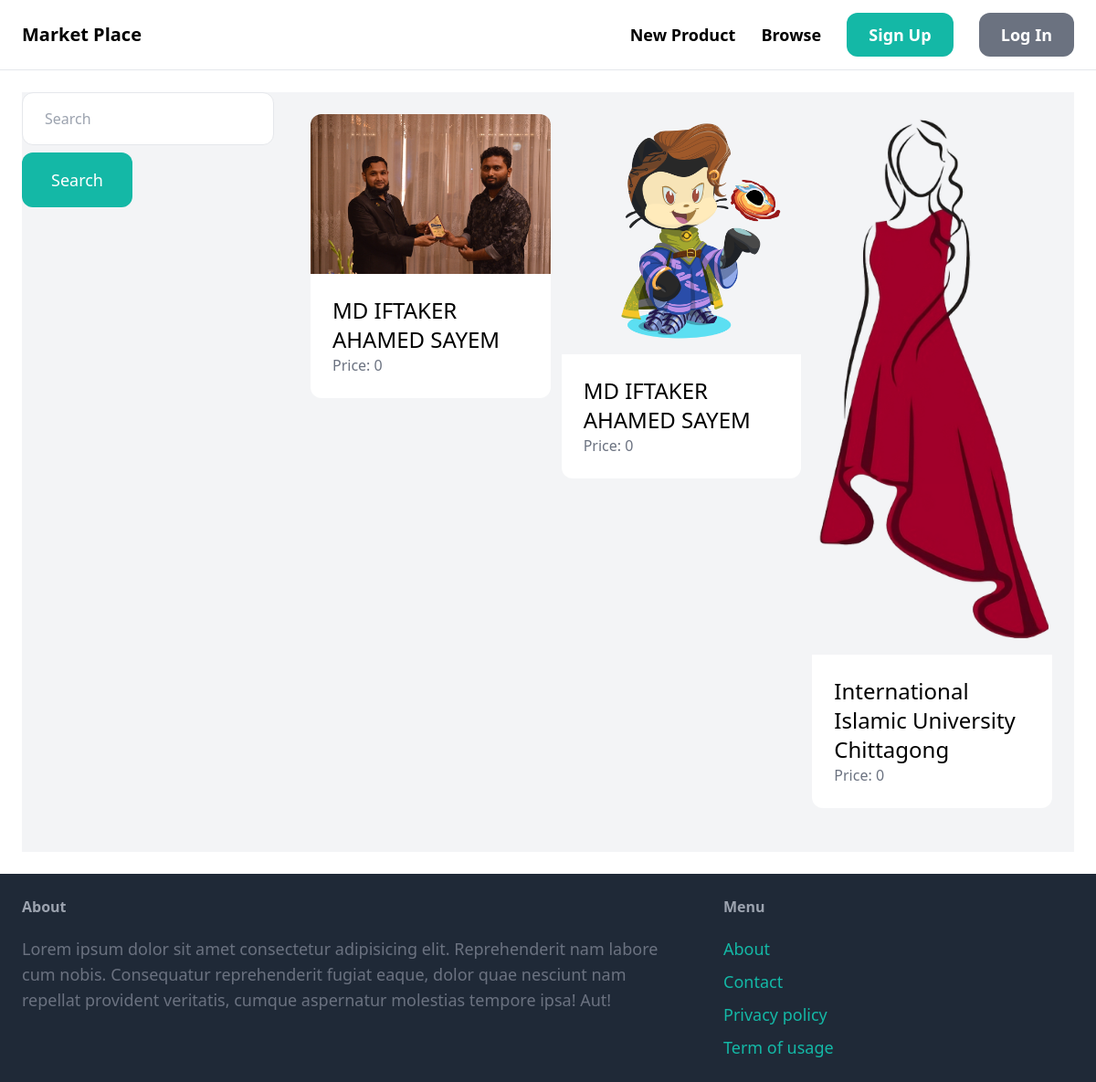
The app's page /item/search/ with its own data.
### item/models.py (models this page shows, shortened)
class Item(models.Model):
    category = models.ForeignKey(Category, related_name='items', on_delete=models.CASCADE)
    name = models.CharField(max_length=100)
    description = models.TextField()
    price = models.IntegerField()
    is_sold = models.BooleanField(default=False)
    created_at = models.DateTimeField(auto_now_add=True)
    created_by=models.ForeignKey(User, related_name='items', on_delete=models.CASCADE)
    image = models.ImageField(upload_to='item_images', blank=True, null=True)

### item/views.py (the view)
# urls.py: path('search/', views.search, name='search'),
def search(request):
    query = request.GET.get('query', '')
    items = Item.objects.filter(is_sold=False)
    if query:
        items = items.filter(Q( name__icontains=query)|Q(description__icontains=query),is_sold=False)
    return render(request, 'item/search.html',{
        'items': items,
        'query': query
    })

### item/templates/item/search.html (shortened to what this page needs)
{% extends "core/base.html" %}
{% block content %}
<div class="pb-6 grid grid-cols-4 gap-4 bg-gray-100">
    <div class="col-span-1">
        <form action="." method="get">
            <input type="text" name="query" value="{{ query }}" placeholder="Search" class="w-full py-4 px-6 border rounded-xl">
            <button class="mt-2 py-4 px-8 text-lg bg-teal-500 text-white rounded-xl">Search</button>
        </form>
    </div>
    <div class="col-span-3">
        <div class="grid grid-cols-3 gap-3 p-6">
            {% for item in items %}
            <div>
                <a href="{% url 'item:detail' item.id %}">
                    <div>
                        <img src="{{ item.image.url }}" class="rounded-t-xl">
                    </div>
                    <div class="p-6 bg-white rounded-b-xl">
                        <h2 class="text-2xl">{{ item.name }}</h2>
                        <p class="text-gray-500">Price: {{ item.price }}</p>
                    </div>
                </a>
            </div>
            {% endfor %}
        </div>
    </div>
</div>
{% endblock %}

### records on screen
Item: image (picture), name "MD IFTAKER AHAMED SAYEM", price "0"
Item: image (picture), name "MD IFTAKER AHAMED SAYEM", price "0"
Item: image (picture), name "International Islamic University Chittagong", price "0"
